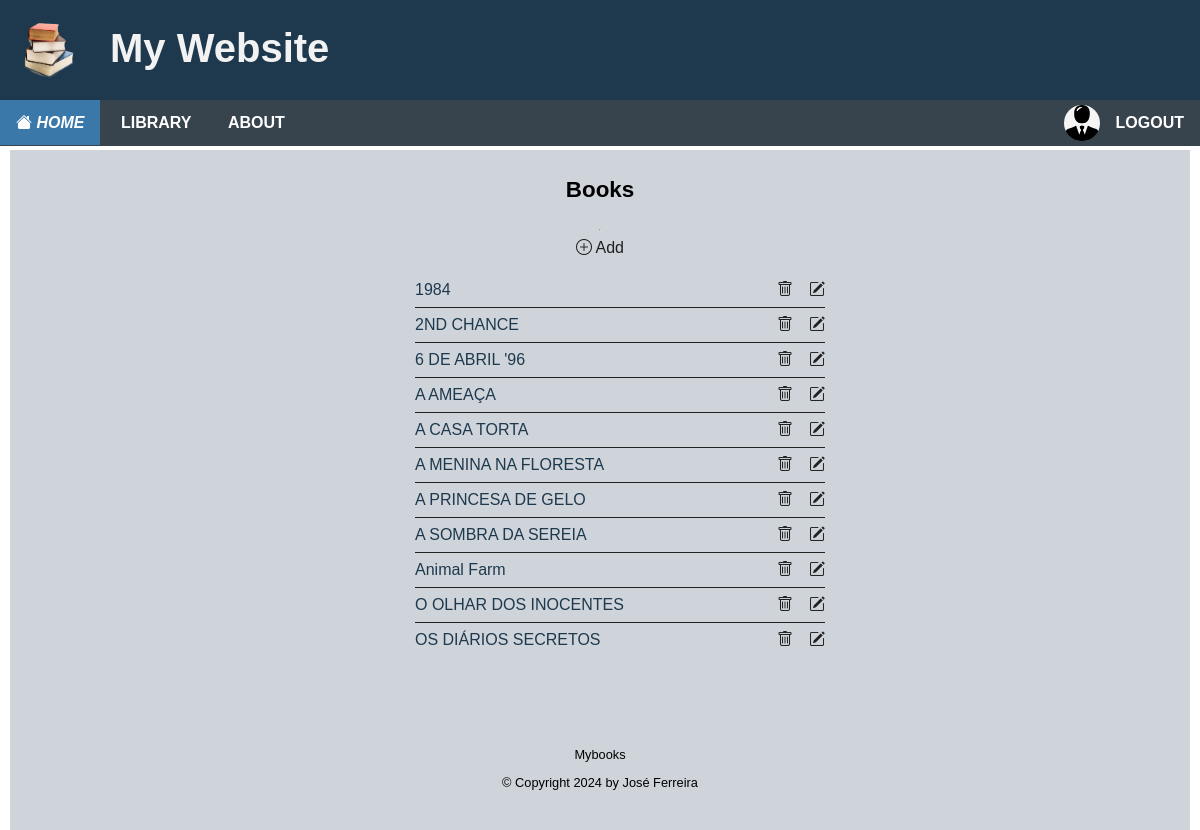
The app's page /books/ (signed in) with its own data.
### apps/accounts/models.py (models this page shows, shortened)
class Profile(models.Model):
    user = models.OneToOneField(User, on_delete=models.CASCADE)
    avatar = models.ImageField(default='avatar.jpg', upload_to=image_file_path)

### apps/books/models.py (models this page shows, shortened)
class Book(models.Model):
    isbn = models.CharField('ISBN', max_length=13, unique=True, help_text='ISBN ...')
    title = models.CharField(max_length=255, help_text='Title ...')
    author = models.ForeignKey(Author, on_delete=models.RESTRICT, blank=True, null=True)
    copyright = models.PositiveIntegerField(null=True, default=current_year)
    publisher = models.ForeignKey(Publisher, on_delete=models.RESTRICT, blank=True, null=True)
    edition = models.IntegerField(default=1, null=True)
    CATEGORY_CHOICES = {
        'f': "Fiction",
        'n': "Non-fiction",
        'c': "Children's",
    }
    category = models.CharField(max_length=1, choices=CATEGORY_CHOICES, blank=True, default='f', help_text='Book category')
    genre = models.ForeignKey(Genre, on_delete=models.RESTRICT, blank=True, null=True)
    language = models.CharField(max_length=7, choices=LANGUAGES, blank=True, null=True)
    comments = models.TextField(max_length=500, blank=True, null=True)
    image = models.ImageField(upload_to=upload_to_books, default='book.png', null=True)
    rating = models.ForeignKey(Rating, on_delete=models.RESTRICT, blank=True, null=True)
    status = models.ForeignKey(Status, on_delete=models.RESTRICT, blank=True, null=True)
    created_by = models.ForeignKey(User, on_delete=models.CASCADE)
    created = models.DateTimeField(auto_now_add=True)
    modified = models.DateTimeField(auto_now=True)
    class Meta:
        ordering = ["title"]
        constraints = [
            models.UniqueConstraint(
                models.functions.Lower('isbn'),
                name='isbn_unique',
                violation_error_message = "ISBN already exists"
            ),
        ]

### apps/books/views.py (the view)
# urls.py: path('books/', views.BookList.as_view(),name='book-list'),
class BookList(LoginRequiredMixin, ListView):
    login_url = "/login/"
    redirect_field_name = "redirect_to"
    model = Book
    context_object_name = 'books'
    def get_context_data(self, **kwargs):
        context = super().get_context_data(**kwargs)
        context['books'] = context['books']
        return context

### templates/books/book_list.html
{% extends "base.html" %}
{% block content %}
<div class="center-panel">
	<h2>Books</h2>
	<hr>
	<div class="list-controls">
		<a href="{% url 'book-add' %}"><i class="bi bi-plus-circle"></i> Add</a>
	</div>
	{% if object_list %}
	<ul class="list">
		{% for book in object_list %}
			<li><a href="{%url 'book-detail' book.id %}">{{ book.title }}</a>
					<div  class="list-controls">
						<a href="{%url 'book-delete' book.id %}"><i class="bi bi-trash"></i></a>
					<a href="{%url 'book-update' book.id %}"><i class="bi bi-pencil-square"></i></a>
					</div>
			</li>
		{% endfor %}
	{% endif %}
	</ul>
</div>
{% endblock content %}

### templates/base.html (shortened to what this page needs)
{% load i18n %}
<!DOCTYPE html>
<html lang="en">
    <head>
        {%load static %}
        <link rel="stylesheet" href="{% static 'css/style.css' %}">
    </head>
    <body>
        <header class="header">
            <a href="#"><img class="logo" src="{% static 'images/logo.png' %}" alt="logo"></a>
            <h1>My Website</h1>
            <nav class="nav">
                <ul class="nav-menu">
                    {% if request.user.is_authenticated %}
                    <li class="nav-menu-item active"><a href="{% url 'home' %}"><i class="bi bi-house-fill"> Home </i></a></li>
                    {% else %}
                    <li class="nav-menu-item"><a href="{% url 'index' %}"><i class="bi bi-house-fill"> Home </i></a></li>
                    {% endif %}
                    {% if request.user.is_authenticated %}
                    <li class="nav-menu-item"><a href="{% url 'library-all' %}">Library</a>
                    </li>
                    {% endif %}
                    <li class="nav-menu-item"><a href="{% url 'about' %}">About</a>
                    {% if request.user.is_authenticated %}
                    <li class="nav-menu-item right">
                        <a href="{% url 'logout' %}?next=/" style="text-align: right;">
                            <img src="{{ user.profile.avatar.url }}" alt="{{ user.username }}" width="36" height="36"/>
                            <span>Logout</span>
                        </a>
                    {% else %}
                    <li class="nav-menu-item right"><a href="{% url 'login' %}">Login</a>
                        <ul class="nav-submenu">
                            <li class="nav-submenu-item"><a href="{% url 'register' %}">Join Now</a></li>
                        </ul>
                    </li>
                    {% endif %}
                </ul>
            </nav>
        </header>
        <main class="main">
            <div class="container">
                {%block content %}
                {%endblock content%}
            </div>
        </main>
        <footer class="footer">
            <div class="container">
                <p>Mybooks</p>
                <p>&copy; Copyright {% now "Y" %} by José Ferreira</p>
            </div>
        </footer>
    </body>
</html>

### static/css/style.css (style rules this page uses)
:root { --color-body: #ffffff; --color-header: #253f85; --color-nav: #38444d; --color-load-button: #2e6357; --color-container: #ced4da; --color-panel: #ced4da; --color-footer: #ced4da; --color-primary: #1e384d; --color-secondary: #38444d; --color-secondary-hover: #3a78aa; --color-tertiary: #e4ebf7; --color-tertiary-hover: #2691e9; --color-book-hover: #7599b6; --color-light: #f2f2f2; --color-grey: #888888; --color-dark-grey: #444444; --color-dark: #212121; --color-white: #ffffff; --color-star: #ffc900; --color-error: #cf1616; --color-warning: #ffc900; --color-info: #02a2b9; --color-success: #1ba345; --color-input: #0084a5; --color-danger: #cf1616; --border-radius: 5px; }
* { box-sizing: border-box; text-rendering: optimizeLegibility; }
html, body { height: 100%; }
body { margin: 0; font-family: Arial; padding: 10px; background: var(--color-body); }
h1 { font-size: 2rem; line-height: 1.5; }
h2 { font-size: 1.4rem; }
a { color: var(--color-primary); text-decoration: none; }
.container { width: 100%; padding: 0.5rem; }
.center-panel { display: flex; flex-direction: column; align-items: center; min-height: 70vh; max-width: 50vw; margin-left: auto; margin-right: auto; }
.footer { position: relative; top: 100px; padding: 20px; margin-top: 20px; font-size: 0.8rem; text-align: center; background: var(--color-footer); }
.header { position: fixed; top: 0; left: 0; margin: 0; width: 100%; height: 100px; list-style-type: none; margin: 0; padding: 0; z-index: 5; overflow: hidden; background: var(--color-primary); }
.header h1 { position: relative; margin: 18px; left: 30px; color: var(--color-light); font-size: 40px; }
.logo { padding-top: 15px; padding-left: 15px; width: 80px; height: 80px; float: left; }
.nav { position: fixed; top: 100px; left: 0; right: 0; width: 100%; height: 46px; list-style-type: none; margin: 0 auto; padding: 0; z-index: 5; overflow: visible; background-color: var(--color-secondary); }
nav ul { list-style: none; padding-left: 0; margin-top: 0; margin-bottom: 0; background-color: var(--color-secondary); }
.nav a { display: block; padding: 0 16px; line-height: inherit; cursor: pointer; color: white; text-decoration: none; }
.nav-menu { line-height: 45px; font-weight: 700; text-transform: uppercase; }
.nav-menu-item { display: inline-block; position: relative; background-color: var(--color-secondary); }
.nav-menu-item.active { background-color: var(--color-secondary-hover); }
.nav-menu-item img { border-radius: 25px; float: left; margin: 5px 16px; }
.main { position: relative; top: 140px; left: 0; margin: 0; padding: 0; z-index: 1; background-color: var(--color-container); }
.list { list-style: none; width: 100%; max-width: 450px; }
.list li { display: flex; justify-content: space-between; align-items: center; width: 100%; border-bottom: solid 1px var(--color-dark); padding: 0.5rem 0; }
.list li:last-of-type { border-bottom: none; }
.list-controls { display: flex; justify-content: space-between; gap: 1rem; }
.list-controls a { color: var(--color-dark); }

### records on screen
Book: title "1984"
Book: title "2ND CHANCE"
Book: title "6 DE ABRIL '96"
Book: title "A AMEAÇA"
Book: title "A CASA TORTA"
Book: title "A MENINA NA FLORESTA"
Book: title "A PRINCESA DE GELO"
Book: title "A SOMBRA DA SEREIA"
Book: title "Animal Farm"
Book: title "O OLHAR DOS INOCENTES"
Book: title "OS DIÁRIOS SECRETOS"
